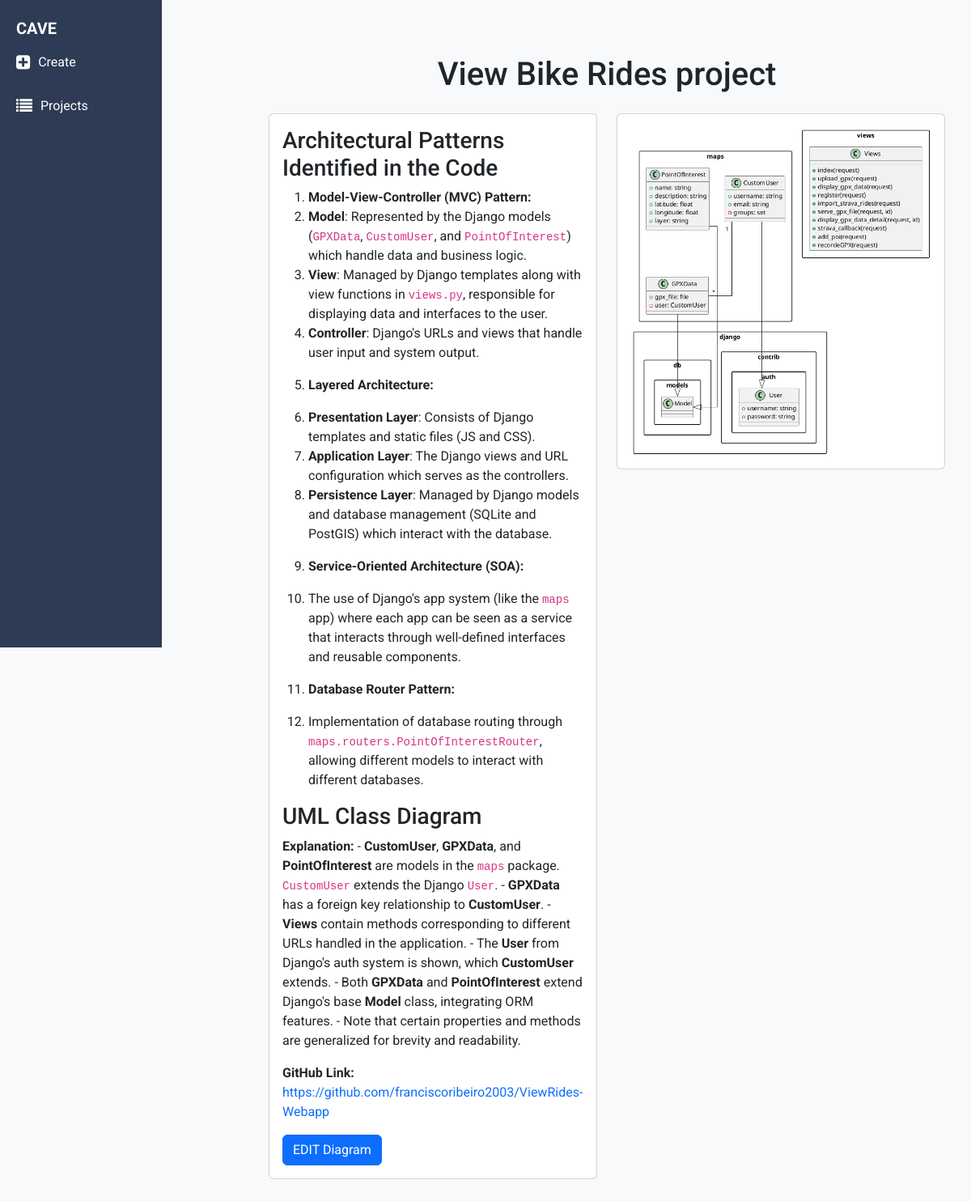
The app's page /diagram/31/ with its own data.
### core/models.py (models this page shows, shortened)
class Project(models.Model):
    name = models.CharField(max_length=255)
    response = models.TextField(null=True, blank=True)
    github_link = models.URLField()
    plantuml_code = models.TextField(null=True, blank=True)
    repo_path = models.CharField(max_length=500, null=True, blank=True)
    plantuml_image = models.ImageField(upload_to='plantuml_images/', null=True, blank=True)

### core/views.py (the view)
# urls.py: path('diagram/<int:project_id>/', views.view_project, name='view_project'),
def view_project(request, project_id):
    project = get_object_or_404(Project, id=project_id)
    plantuml_image_url = f"{settings.MEDIA_URL}plantuml_images/{project.id}_diagram.png"
    return render(request, 'view_project.html', {'project': project, 'plantuml_image_url': plantuml_image_url})

### core/templatetags/markdown_extras.py (called while the page is built)
@register.filter
def markdown_to_html(text):
    if text:
        return markdown.markdown(text)
    return ""

### core/templates/view_project.html (shortened to what this page needs)
{% extends 'base.html' %}
{% load markdown_extras %}
{% block content %}
    <div class="container mt-4">
        <h1 class="text-center mb-4">{{ project.name }}</h1>
        <div class="row">
            <div class="col-md-6">
                <div class="card mb-4">
                    <div class="card-body">
                        <div class="card-text">{{ project.response|markdown_to_html|safe }}</div>
                        <p class="card-text"><strong>GitHub Link:</strong>
                            <a href="{{ project.github_link }}" class="text-decoration-none">{{ project.github_link }}</a>
                        </p>
                        <div class="mt-3">
                            <a href="{% url 'edit_project' project.id %}" class="btn btn-primary">EDIT Diagram</a>
                        </div>
                    </div>
                </div>
            </div>
            <div class="col-md-6">
                <div class="card mb-4">
                    <div class="card-body">
                        {% if project.plantuml_image %}
                            <div class="img-container">
                                <img src="{{ plantuml_image_url }}" alt="PlantUML Diagram" class="img-fluid img-bigger">
                            </div>
                        {% else %}
                            <p>No PlantUML diagram available.</p>
                            <p>{{ plantuml_image_url }}</p>
                        {% endif %}
                    </div>
                </div>
            </div>
        </div>
    </div>
{% endblock %}

### core/templates/base.html (style rules this page uses)
html, body { height: 100%; margin: 0; font-family: 'Roboto', sans-serif; }

### core/templates/view_project.html (style rules this page uses)
.img-container { display: flex; justify-content: center; align-items: center; }
.img-bigger { max-width: 100%; max-height: 700px; height: auto; margin-left: 10px; margin-right: 10px; }

### records on screen
Project: name "View Bike Rides project", response "Architectural Patterns Identified in the Code Model-View-Controller (MVC) Pattern: Model : Represented by the Django models ( GPXData , CustomUser , and PointOfInterest ) which handle data and business logic. View : Managed by Django templates along with view functions in views.py , responsible for displaying data and interfaces to the user. Controller : Django's URLs and views that handle user input and system output. Layered Architecture: Presentation Layer : Consists of Django templates and static files (JS and CSS). Application Layer : The Django views and URL configuration which serves as the controllers. Persistence Layer : Managed by Django models and database management (SQLite and…", github_link "https://github.com/franciscoribeiro2003/ViewRides-Webapp"
